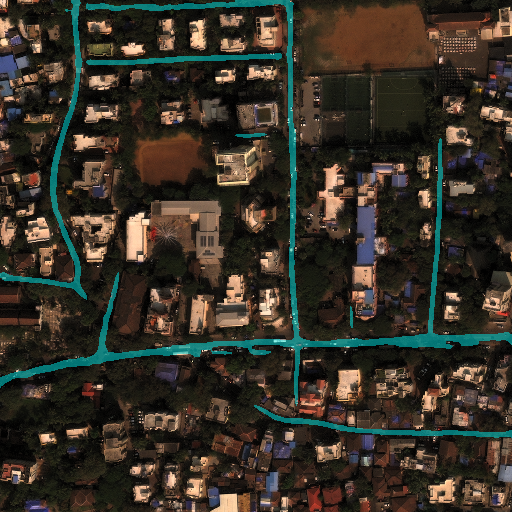
#> input picture backend/ai/evaluation/overlay.png, 512 x 512 px; its folder holds only this picture in this run
$ python -i predictor.py   (imports and definitions only)
#> lines starting #> are read from the running program, lines starting #| are printed output that depends on the picture
### backend/ai/inference/road_detector.py
import sys
from pathlib import Path
from typing import Optional, Union, Dict, Any
import numpy as np
import torch
import torch.nn as nn
import segmentation_models_pytorch as smp

# Ensure backend directory is in sys.path
import os

AI_DIR = Path(__file__).resolve().parent.parent
BACKEND_DIR = AI_DIR.parent
if str(BACKEND_DIR) not in sys.path:
    sys.path.insert(0, str(BACKEND_DIR))

def _resolve_default_model_path() -> Path:
    env_path = os.getenv("MODEL_PATH")
    if env_path and Path(env_path).exists():
        return Path(env_path)
    primary = AI_DIR / "models" / "resqroute_unet_resnet34_v2_best.pth"
    if primary.exists():
        return primary
    fallback = AI_DIR / "weights" / "best_model.pth"
    if fallback.exists():
        return fallback
    return primary

DEFAULT_MODEL_PATH = _resolve_default_model_path()


# [5 lines left out: function get_inference_device, not called in this run]


class RoadDetector:
    """Production-ready AI Road Detector for RESQROUTE.

    Loads the trained U-Net + ResNet-34 model once into memory and provides
    fast batch/single-image inference without reloading weights per request.
    """

    # [80 lines left out: functions __init__, predict_probability, not called in this run]

### backend/ai/inference/predictor.py
import sys
import time
from pathlib import Path
from typing import Union, Optional, Dict, Any
import numpy as np
import torch
from PIL import Image

AI_DIR = Path(__file__).resolve().parent.parent
BACKEND_DIR = AI_DIR.parent
if str(BACKEND_DIR) not in sys.path:
    sys.path.insert(0, str(BACKEND_DIR))

from ai.inference.road_detector import RoadDetector
from ai.inference.preprocessing import preprocess_image
from ai.inference.postprocessing import (
    postprocess_mask,
    create_road_overlay,
    extract_road_network,
    DEFAULT_THRESHOLD,
)


# [168 lines that did not run here, left out]

>>> import cv2
>>> picture = cv2.imread('../evaluation/overlay.png', cv2.IMREAD_GRAYSCALE)
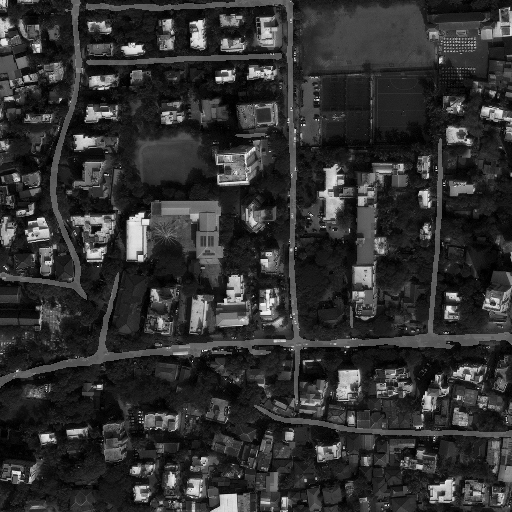
#> picture: shape (512, 512); min 1, max 242, mean 49
#> (the run stopped early here; a loop or call above may not have finished)
